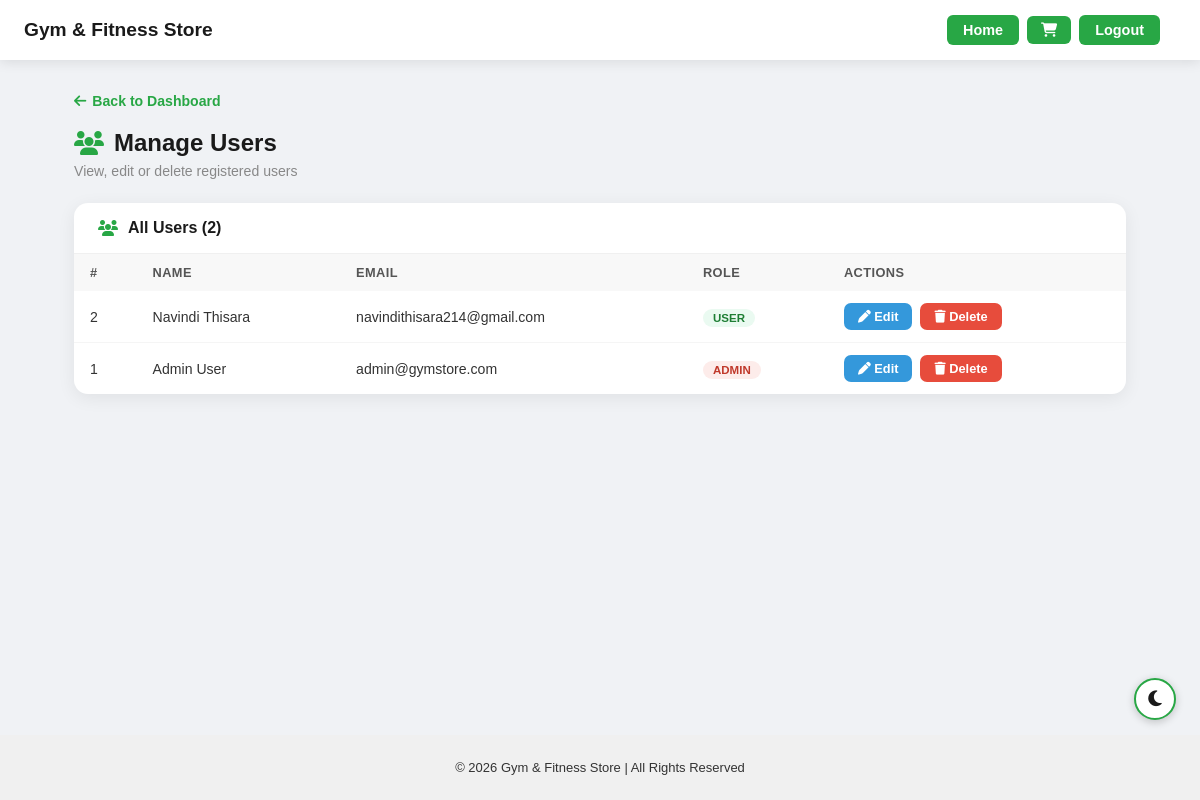
The page /admin/users.php (signed in) on the database as committed earlier.
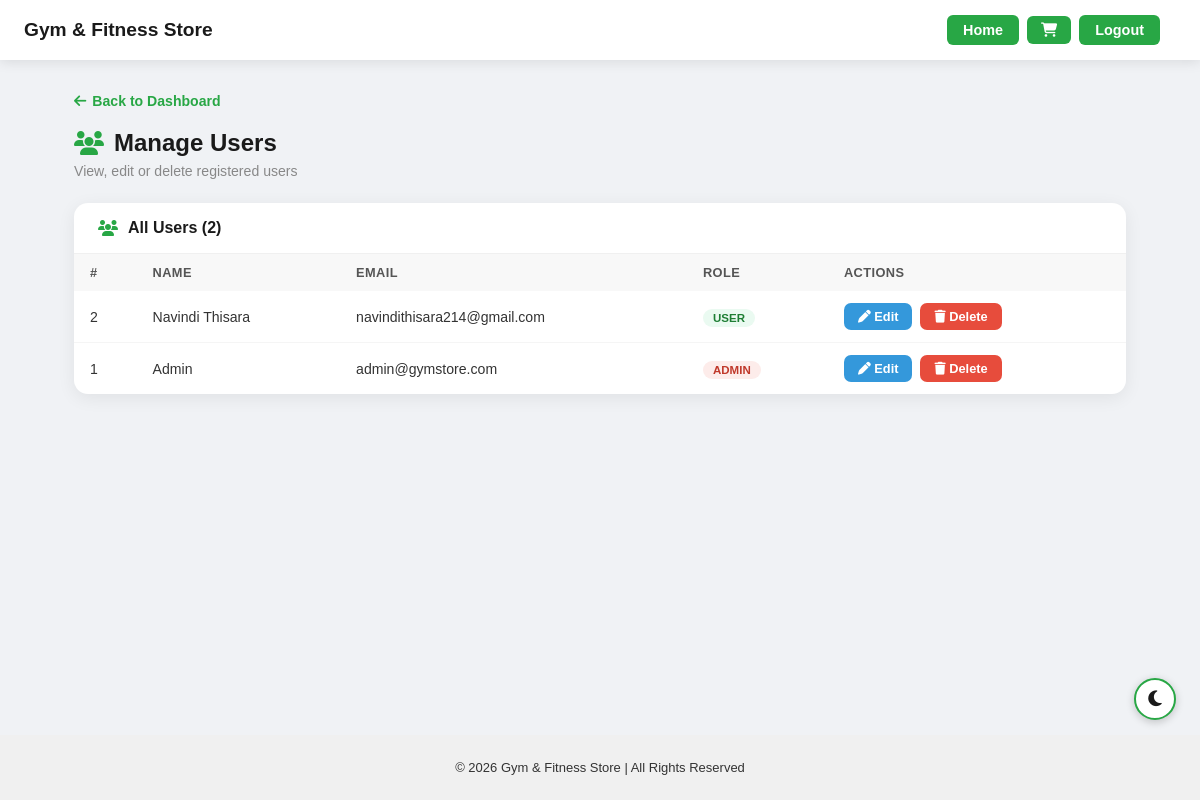
The same page on the database as committed later.
### tables this page shows
CREATE TABLE `users` (
  `id` int(11) NOT NULL,
  `name` varchar(100) NOT NULL,
  `email` varchar(100) NOT NULL,
  `password` varchar(255) NOT NULL,
  `role` enum('user','admin') DEFAULT 'user'
);

### admin/users.php (the view, shortened to what this page needs)
<?php
include("../config/db.php");
$users = $conn->query("SELECT * FROM users ORDER BY id DESC");
?>
<!DOCTYPE html><html lang="en"><head><meta charset="UTF-8"><meta name="viewport" content="width=device-width, initial-scale=1.0">
<link rel="stylesheet" href="../assets/style.css">
<link rel="stylesheet" href="https://cdnjs.cloudflare.com/ajax/libs/font-awesome/6.5.1/css/all.min.css">
</head><body class="light-mode">
<?php include("../includes/header.php"); ?>
<div class="page-outer">
<div class="admin-wrap">
    <a href="dashboard.php" class="back-link"><i class="fa-solid fa-arrow-left"></i> Back to Dashboard</a>
    <h2 class="page-title"><i class="fa-solid fa-users"></i> Manage Users</h2>
    <p class="page-sub">View, edit or delete registered users</p>
    <div class="section-card">
        <div class="section-card-header"><i class="fa-solid fa-users"></i><h3>All Users (<?= $users->num_rows ?>)</h3></div>
        <table>
            <thead><tr><th>#</th><th>Name</th><th>Email</th><th>Role</th><th>Actions</th></tr></thead>
            <tbody>
            <?php while($u = $users->fetch_assoc()): ?>
            <tr>
                <td><?= $u['id'] ?></td>
                <td><?= htmlspecialchars($u['name']) ?></td>
                <td><?= htmlspecialchars($u['email']) ?></td>
                <td><span class="role-badge <?= $u['role'] ?>"><?= $u['role'] ?></span></td>
                <td><div class="action-btns">
                    <a href="edit_user.php?id=<?= $u['id'] ?>" class="btn-edit"><i class="fa-solid fa-pen"></i> Edit</a>
                    <a href="delete_user.php?id=<?= $u['id'] ?>" class="btn-delete" onclick="return confirm('Delete this user?')"><i class="fa-solid fa-trash"></i> Delete</a>
                </div></td>
            </tr>
            <?php endwhile; ?>
            </tbody>
        </table>
    </div>
</div>
<div class="mode-toggle-container"><button id="mode-toggle"><i class="fa-solid fa-moon"></i></button></div>
</div>
<?php include("../includes/footer.php"); ?>
</body></html>

Rows that differ between the two databases and show on the page:
changed users "admin@gymstore.com": name "Admin User" → "Admin"
